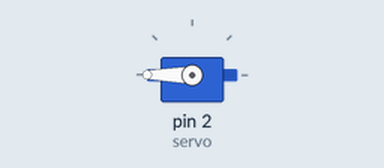
Recording of a sketch running on a simulated Arduino Uno, built with avr-gcc and run on an emulated ATmega328P. Parts: servo.

Above: at 0.05 s.
At 0.15 s:
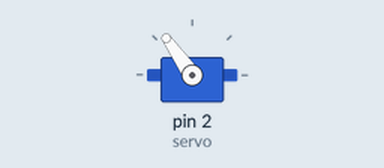
At 4.65 s:
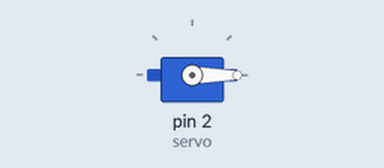
Timing chart, 0 to 6.1 s (numbered marks = the images above):
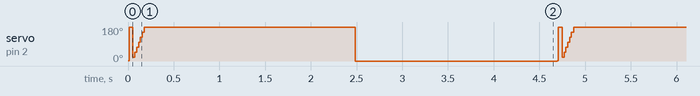

The sketch:

servo.ino
```cpp
#include <Servo.h>

Servo servo;
int scalar = 90; // 90 for continuous, 0 for standard 180*d

String command;

void setup() {
  servo.attach(2);
  Serial.begin(9600);
}
int x = 1;
void loop() {
  /*if (Serial.available()) {
    command = Serial.readStringUntil('\n');
  }
  if (command && servo.attached()) servo.write(command.toInt() + scalar);*/
  servo.write(x);
  x++;
}
```

Measured:
- by itself, servo on pin 2 (servo): repeats every 4.7 s: 21° 0.02 s, 47° 0.02 s, 73° 0.02 s, 99° 0.02 s, 125° 0.02 s, 151° 0.02 s, 180° 2.3 s, 0° 2.2 s, 1° 0.01 s, 180° 0.04 s
